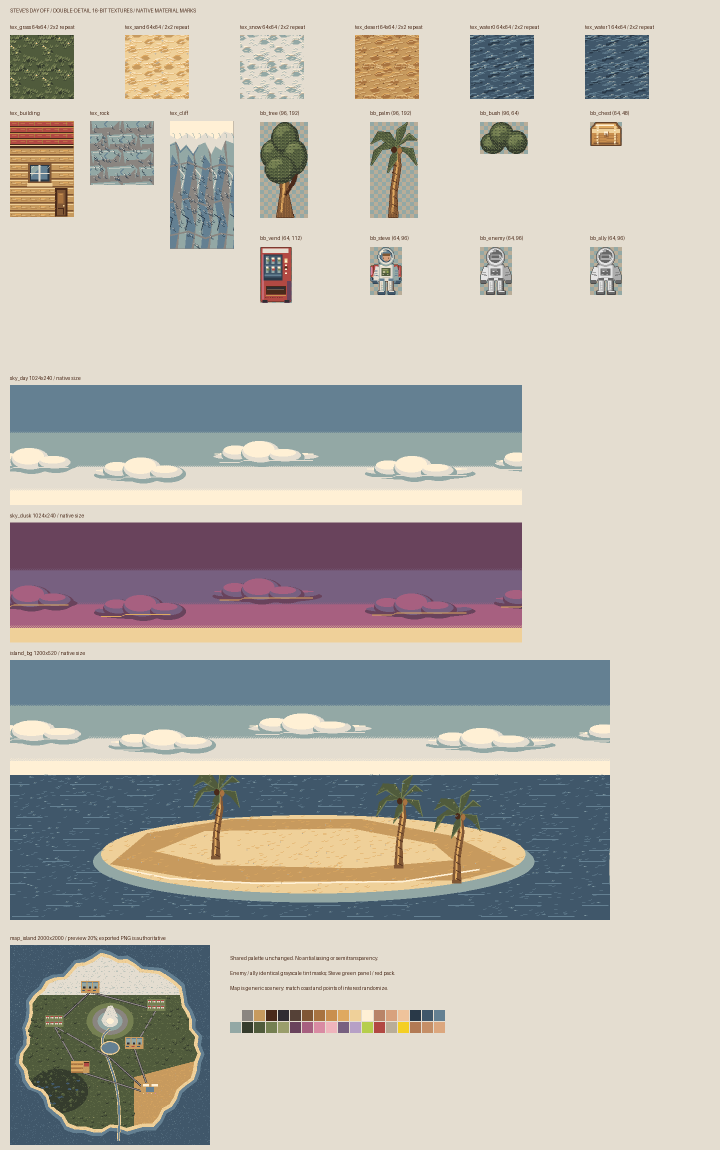
#> input picture tools/art/sheet3.png, 1440 x 2300 px (shown at 1/2 size)
$ python -i generated_rooms.py   (imports and definitions only)
#> lines starting #> are read from the running program, lines starting #| are printed output that depends on the picture
"""Register generated cartoon RPG rooms; protect fixed runtime working zones.

Rebuild: python tools/art/generated_rooms.py. Raw PNGs are in rooms_src/.
BOX resampling integrates source pixel areas, then the shared finalizer snaps
to the 256-color palette without dithering. No game code is executed or edited.
"""
from pathlib import Path
import json, hashlib
from PIL import Image, ImageDraw, ImageEnhance
from pixelize import PAL as BASE_PAL

# Pass 4 keeps the established material colors and adds generated cartoon ramps.
def room_palette():
    samples=Image.new("RGB",(128*5,128*3))
#> samples: PIL image 640x384 RGB; every value is 0
    for i,f in enumerate(sorted((Path(__file__).parent/"rooms_src").glob("*.png"))):
        if f.stem not in {"living","kitchen","bathroom","master","kid","garage","yard","lot","cctv_yard","cctv_stove","cctv_door","cctv_couch","cctv_bath","cctv_kid","cctv_wife"}:continue
        tile=Image.open(f).convert("RGB").resize((128,128),Image.Resampling.BOX)
        j=len(selected);selected.append(f.stem);samples.paste(tile,((j%5)*128,(j//5)*128))
    q=samples.quantize(colors=192,method=Image.Quantize.MEDIANCUT,dither=Image.Dither.NONE)
    return BASE_PAL+[tuple(q.getpalette()[i:i+3]) for i in range(0,192*3,3)]
selected=[]
PAL=room_palette()
#> PAL = 256 items, first 6: (228, 221, 208), (138, 133, 128), (199, 154, 94), (74, 42, 26), (48, 45, 50), (85, 65, 55)
def surface_pixelize(im,size):
    palette=Image.new("P",(1,1));palette.putpalette([v for c in PAL for v in c])
    return im.convert("RGB").resize(size,Image.Resampling.NEAREST).quantize(palette=palette,dither=Image.Dither.NONE).convert("RGB")

ROOT=Path(__file__).resolve().parents[2]
SRC=ROOT/'tools/art/rooms_src'
OUT=ROOT/'assets'
# [1 line that did not run here, left out]
LAYOUT=json.loads((ROOT/'tools/art/house_layout.json').read_text(encoding='utf-8-sig'))
#> (reads tools/art/house_layout.json from the repository)

# [46 lines left out: function fit, not called in this run]

def worldbox(box):
    x,y,r,b=box
    return (x*2,(y-138)*2,r*2,(b-138)*2)

def fill(im,box,color):
    x,y,r,b=box
    ImageDraw.Draw(im).rectangle((x,y,r-1,b-1),fill=color)

crops={}
# [1 line not run here, left out]
# [1 line that did not run here, left out]
# [23 lines not run here, left out]
# Exact clear runtime footprints, with a proper fixed stovetop below pot airspace.
plain=[((176,198,194,208),PAL[39]),((383,180,432,228),PAL[36]),
       ((520,204,660,234),PAL[37]),((398,156,438,180),PAL[11])]
#> plain = [((176, 198, 194, 208), (214, 198, 165)), ((383, 180, 432, 228), (101, 83, 75)), ((520, 204, 660, 234), (149, 123, 97)), ((398, 156, 438, 180), (255, 240, 213))]
# [1 line not run here, left out]
# [1 line that did not run here, left out]
# [7 lines not run here, left out]

# [1 line that did not run here, left out]
# [13 lines not run here, left out]

def finish(im):
    """Snap all exports to the deterministic shared 256-color room palette."""
    return surface_pixelize(im,im.size)

# [11 lines not run here, left out]
# [1 line that did not run here, left out]

sheet=Image.new('RGB',(1360,850),PAL[0]);d=ImageDraw.Draw(sheet)
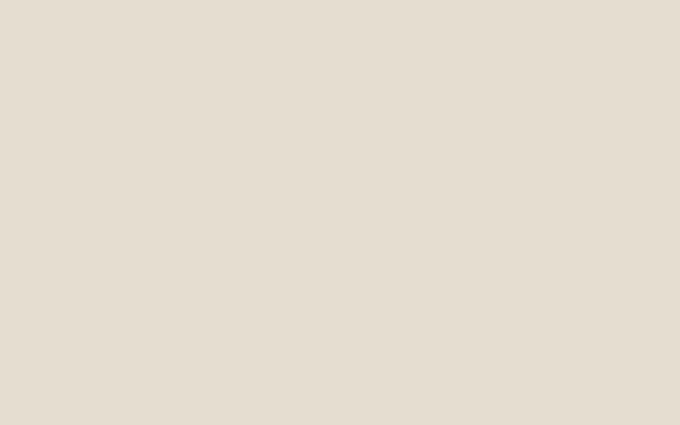
#> sheet: PIL image 1360x850 RGB (shown at 1/2 size); mean R, G, B 228, 221, 208
# [20 lines not run here, left out]

>>> from PIL import Image
>>> picture = Image.open('sheet3.png')
#> picture is the input picture: PIL image 1440x2300 RGB; mean R, G, B 186.6, 182.1, 173.7
>>> result = finish(picture)
